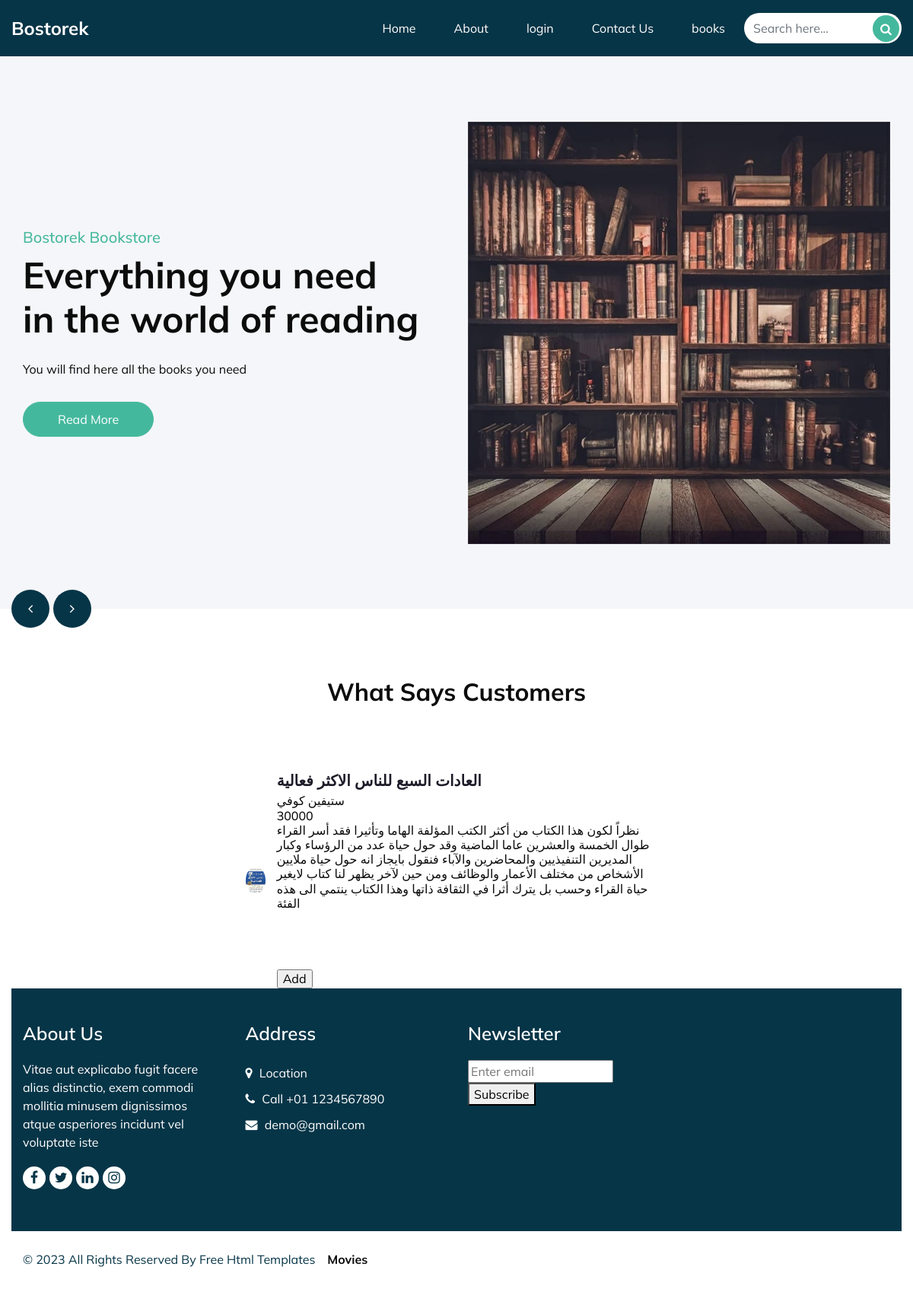
The app's page /details.php?bookid=8 with its own data.
### tables this page shows
CREATE TABLE `book` (
  `id` int(11) NOT NULL,
  `name` varchar(50) NOT NULL,
  `auther` varchar(50) NOT NULL,
  `price` int(11) NOT NULL,
  `description` varchar(1000) NOT NULL,
  `image` varchar(50) NOT NULL
);

### details.php (the view, shortened to what this page needs)
<!DOCTYPE html>
<html>
<head>
  <link rel="stylesheet" type="text/css" href="css/bootstrap.css" />
  <link href="css/font-awesome.min.css" rel="stylesheet" />
  <link href="css/style.css" rel="stylesheet" />
  <link href="css/responsive.css" rel="stylesheet" />
</head>
<body>
  <div class="hero_area">
    <header class="header_section">
      <div class="container-fluid">
        <nav class="navbar navbar-expand-lg custom_nav-container ">
          <a class="navbar-brand" href="index.html">
            <span>
              Bostorek
            </span>
          </a>
          <div class="collapse navbar-collapse" id="navbarSupportedContent">
            <ul class="navbar-nav">
            <li class="nav-item active">
                                <a class="nav-link pl-lg-0" href="index.html">Home <span class="sr-only">(current)</span></a>
                            </li>
                            <li class="nav-item">
                                <a class="nav-link" href="about.html"> About</a>
                            </li>
                            <li class="nav-item">
                                <a class="nav-link" href="login.php">login</a>
                            </li>
                            <li class="nav-item">
                                <a class="nav-link" href="contact.html">Contact Us</a>
                            </li>
                            <li class="nav-item">
                                <a class="nav-link" href="books.php">books</a>
                            </li>
            </ul>
            <form class="search_form" action="search.php">
              <input type="text" class="form-control" name="searchtxt" placeholder="Search here...">
              <button class="" type="submit" name="search">
                <i class="fa fa-search" aria-hidden="true"></i>
              </button>
            </form>
          </div>
        </nav>
      </div>
    </header>
    <section class="slider_section ">
      <div id="customCarousel1" class="carousel slide" data-ride="carousel">
        <div class="carousel-inner">
          <div class="carousel-item active">
            <div class="container ">
              <div class="row">
                <div class="col-md-6">
                  <div class="detail-box">
                    <h5>
                      Bostorek Bookstore
                    </h5>
                    <h1>
                      Everything you need <br>
                      in the world of reading
                    </h1>
                    <p>
                      You will find here all the books you need
                    </p>
                    <a href="">
                      Read More
                    </a>
                  </div>
                </div>
                <div class="col-md-6">
                  <div class="img-box">
                    <img src="images/61Z-R+GMJPS._AC_UF1000,1000_QL80_.jpg" alt="">
                  </div>
                </div>
              </div>
            </div>
          </div>
        </div>
        <div class="carousel_btn_box">
          <a class="carousel-control-prev" href="#customCarousel1" role="button" data-slide="prev">
            <i class="fa fa-angle-left" aria-hidden="true"></i>
          </a>
          <a class="carousel-control-next" href="#customCarousel1" role="button" data-slide="next">
            <i class="fa fa-angle-right" aria-hidden="true"></i>
          </a>
        </div>
      </div>
    </section>
  </div>
  <section class="client_section layout_padding">
    <div class="container ">
      <div class="heading_container heading_center">
        <h2>
          What Says Customers
        </h2>
      </div>
      <div class="row">
        <?php
        $bookid = $_GET['bookid'];
        $userid = $_GET['userid'];
        $con = mysqli_connect('localhost','root','','books');
        $sql="SELECT * FROM book WHERE id= ".$bookid;
        $result = mysqli_query($con,$sql);
        echo "<table><tr><th>Movies</th></tr>";
        $category = mysqli_fetch_array($result);
           echo " <div class='col-md-6 mx-auto'>
           <div class='client_container '>
             <div class='client_id'>
               <div class='img-box'>
                 <img src='".$category['image']."' >
               </div>
               <div class='client_name'>
                 <h5>
                 ".$category['name']."
                 </h5>
                 <h6>
                  ".$category['auther']."
                 </h6>
                 <h6>
                 ".$category['price']."
                </h6>
                <h6>
                ".$category['description']."
               </h6>
                 <h6>
                 <form action='details.php' method='POST' >
                 <input type='hidden' name='bookid' id='bookid' value = '". $bookid."'/><br><br>
                 <input type='hidden' name='userid' id='userid' value = '".$userid."'/><br><br>
                 <input type='submit' name='submit' value='Add' />
                 </form>
                </h6>
               </div>
             </div>
             </div>
    </div>";
    ?>
  </section>
  <section class="info_section layout_padding2">
    <div class="container">
      <div class="row">
        <div class="col-md-6 col-lg-3 info-col">
          <div class="info_detail">
            <h4>
              About Us
            </h4>
            <p>
              Vitae aut explicabo fugit facere alias distinctio, exem commodi mollitia minusem dignissimos atque asperiores incidunt vel voluptate iste
            </p>
            <div class="info_social">
              <a href="">
                <i class="fa fa-facebook" aria-hidden="true"></i>
              </a>
              <a href="">
                <i class="fa fa-twitter" aria-hidden="true"></i>
              </a>
              <a href="">
                <i class="fa fa-linkedin" aria-hidden="true"></i>
              </a>
              <a href="">
                <i class="fa fa-instagram" aria-hidden="true"></i>
              </a>
            </div>
          </div>
        </div>
        <div class="col-md-6 col-lg-3 info-col">
          <div class="info_contact">
            <h4>
              Address
            </h4>
            <div class="contact_link_box">
              <a href="">
                <i class="fa fa-map-marker" aria-hidden="true"></i>
                <span>
                  Location
                </span>
              </a>
              <a href="">
                <i class="fa fa-phone" aria-hidden="true"></i>
                <span>
                  Call +01 1234567890
                </span>
              </a>
              <a href="">
                <i class="fa fa-envelope" aria-hidden="true"></i>
                <span>
                  demo@gmail.com
                </span>
              </a>
            </div>
          </div>
        </div>
        <div class="col-md-6 col-lg-3 info-col">
          <div class="info_contact">
            <h4>
              Newsletter
            </h4>
            <form action="#">
              <input type="text" placeholder="Enter email" />
              <button type="submit">
                Subscribe
              </button>
            </form>
          </div>
        </div>
        <div class="col-md-6 col-lg-3 info-col">
          <div class="map_container">
            <div class="map">
              <div id="googleMap"></div>
            </div>
          </div>
        </div>
      </div>
    </div>
  </section>
  <footer class="footer_section">
    <div class="container">
      <p>
        &copy; <span id="displayYear"></span> All Rights Reserved By
        <a href="https://html.design/">Free Html Templates</a>
      </p>
    </div>
  </footer>
</body>
</html>

### css/responsive.css (style rules this page uses)
@media (min-width: 1200px) { .container { max-width: 1170px; } }

### records on screen
book: image (picture), name "العادات السبع للناس الاكثر فعالية", auther "ستيفين كوفي", price "30000", description "نظراً لكون هذا الكتاب من أكثر الكتب المؤلفة الهاما وتأثيرا فقد أسر القراء طوال الخمسة والعشرين عاما الماضية وقد حول حياة عدد من الرؤساء وكبار المديرين التنفيذيين والمحاضرين والآباء فنقول بايجاز انه حول حياة ملايين الأشخاص من مختلف الأعمار والوظائف ومن حين لآخر يظهر لنا كتاب لايغير حياة القراء وحسب بل يترك أثرا في الثقافة ذاتها وهذا الكتاب ينتمي الى هذه الفئة"
